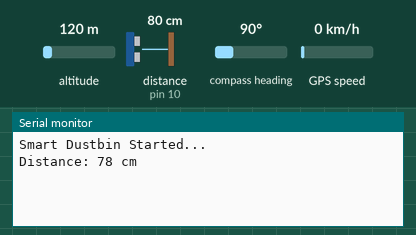
This sketch was run on a simulated Arduino Uno, built with avr-gcc and run on an emulated ATmega328P. Parts: the last lines printed to the serial monitor. Wiring (inferred from the names in the program): ultrasonic range finder: trigger pin 9; echo pin 10. Inputs (shaded band) come from the test bench; at power-on: distance to the obstacle (sensor on pin 10) 80 cm, altitude 120 m, compass heading 90°, GPS speed 0 km/h. The echo pulse lasts 58.3 µs per cm; the GPS gets a fix after 3 s at 37.7749, -122.4194 with 8 satellites; the modem accepts every AT command (registered, SIM ready, sends succeed) and sends nothing else.

Above: at 3.2 s.
3.3 s: distance to the obstacle (sensor on pin 10) set to 2 cm
At 6.2 s:
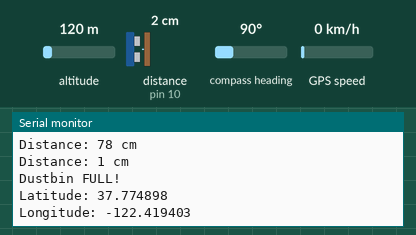
13.9 s: distance to the obstacle (sensor on pin 10) set to 4 cm
At 16.2 s:
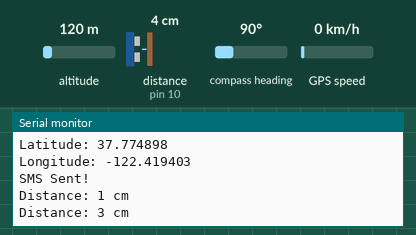
Timing chart, 0 to 17.7 s (numbered marks = the images above; inputs shaded):
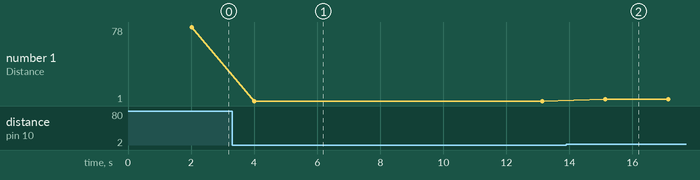

The sketch:

smart_dustbin.ino
```cpp
#include <SoftwareSerial.h>
#include <TinyGPS++.h>


#define TRIG_PIN 9
#define ECHO_PIN 10


SoftwareSerial sim800(7, 8);   // RX, TX


SoftwareSerial gpsSerial(4, 3); // RX, TX
TinyGPSPlus gps;


const int dustbinHeight = 30;   // cm
const int fullLevel = 5;        // cm

bool smsSent = false;


void setup() {
  Serial.begin(9600);

  pinMode(TRIG_PIN, OUTPUT);
  pinMode(ECHO_PIN, INPUT);

  sim800.begin(9600);
  gpsSerial.begin(9600);

  delay(2000);

  Serial.println("Smart Dustbin Started...");
}


long getDistance() {
  digitalWrite(TRIG_PIN, LOW);
  delayMicroseconds(2);

  digitalWrite(TRIG_PIN, HIGH);
  delayMicroseconds(10);

  digitalWrite(TRIG_PIN, LOW);

  long duration = pulseIn(ECHO_PIN, HIGH);

  long distance = duration * 0.034 / 2;

  return distance;
}


void sendSMS(float latitude, float longitude) {

  sim800.println("AT+CMGF=1");
  delay(1000);

  sim800.println("AT+CMGS=\"+91XXXXXXXXXX\"");
  delay(1000);

  sim800.println("ALERT: Smart Dustbin is FULL!");

  sim800.print("Location: ");
  sim800.print("https://maps.google.com/?q=");
  sim800.print(latitude, 6);
  sim800.print(",");
  sim800.print(longitude, 6);

  sim800.write(26); // CTRL+Z
  delay(5000);

  Serial.println("SMS Sent!");
}


void loop() {

  long distance = getDistance();

  Serial.print("Distance: ");
  Serial.print(distance);
  Serial.println(" cm");


  gpsSerial.listen();

  unsigned long start = millis();

  while (millis() - start < 1000) {
    while (gpsSerial.available()) {
      gps.encode(gpsSerial.read());
    }
  }


  if (distance <= fullLevel && !smsSent) {

    Serial.println("Dustbin FULL!");

    if (gps.location.isValid()) {

      float latitude = gps.location.lat();
      float longitude = gps.location.lng();

      Serial.print("Latitude: ");
      Serial.println(latitude, 6);

      Serial.print("Longitude: ");
      Serial.println(longitude, 6);

      sim800.listen();

      sendSMS(latitude, longitude);

      smsSent = true;
    }
    else {
      Serial.println("GPS location not available.");
    }
  }


  if (distance > 8) {
    smsSent = false;
  }

  delay(1000);
}
```

Measured:
- after the input at 3.3 s, the serial monitor: prints a new line after 0.71 s (image 1)
- after the input at 13.9 s, the serial monitor: prints a new line after 1.2 s (image 2)
- plotted number 1: 78 → 1 after the input at 3.3 s, 1 → 3 after the input at 13.9 s
